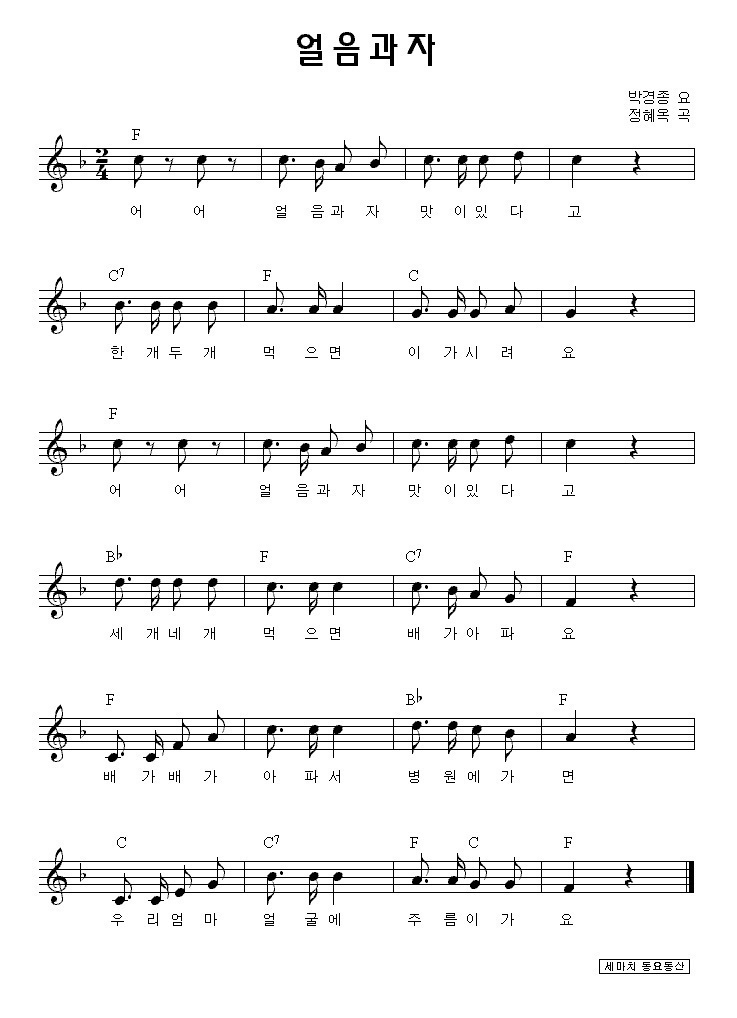
#> input picture resource/music.jpg, 737 x 1018 px
$ python -i modules.py   (imports and definitions only)
#> lines starting #> are read from the running program, lines starting #| are printed output that depends on the picture; after the words box and inside, x2 and y2 are one past the last pixel; in counts of white or black regions, pixels touching at a corner belong together
#> further down, picture is the input picture: shape (1018, 737, 3); min 0, max 255, mean 242.6
### functions.py
# functions.py
import cv2
import numpy as np


VERTICAL = True
HORIZONTAL = False


def threshold(image):
    image = cv2.cvtColor(image, cv2.COLOR_BGR2GRAY)
    ret, image = cv2.threshold(image, 127, 255, cv2.THRESH_BINARY_INV | cv2.THRESH_OTSU)
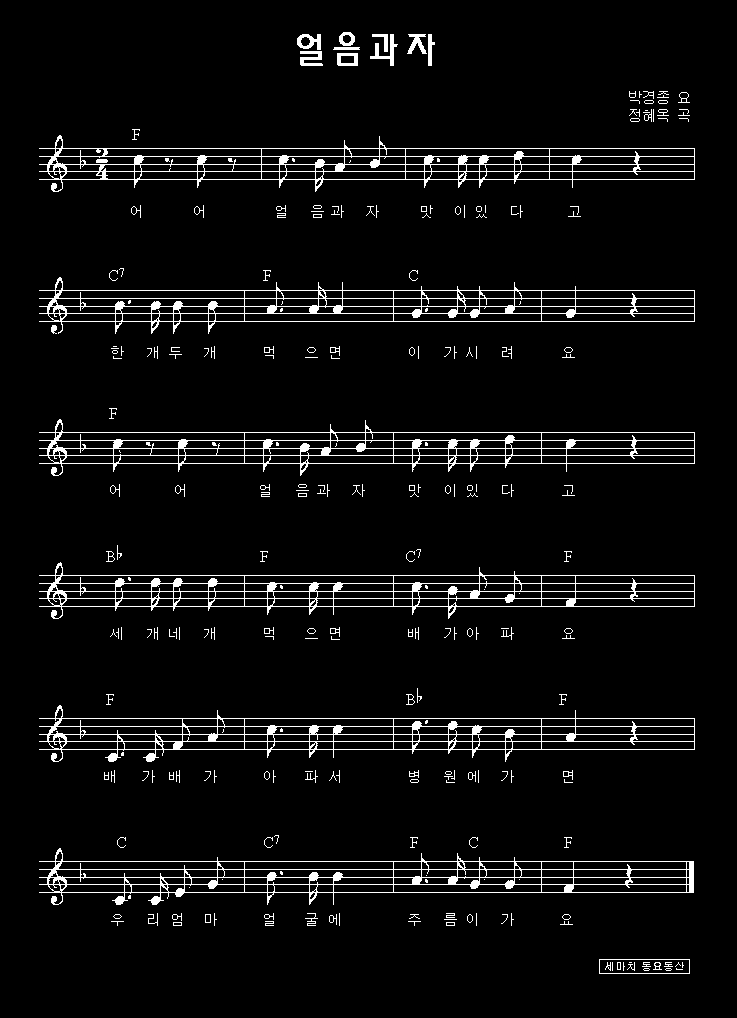
#> image: shape (1018, 737); 4.9% white in thin lines or dots, all inside (x1, y1, x2, y2) = (39, 32, 695, 974)
#> ret = 132
    return image


def weighted(value):
    standard = 10
    return int(value * (standard / 10))


# [4 lines left out: function closing, not called in this run]


def put_text(image, text, loc):
    font = cv2.FONT_HERSHEY_SIMPLEX
    cv2.putText(image, str(text), loc, font, 0.6, (255, 0, 0), 2)


def get_center(y, h):
    return (y + y + h) / 2


# [53 lines left out: functions get_line, stem_detection, count_rect_pixels, count_pixels_part, not called in this run]

'''
# functions.py
import cv2
import numpy as np


def threshold(image):
    image = cv2.cvtColor(image, cv2.COLOR_BGR2GRAY)
    ret, image = cv2.threshold(image, 0, 255, cv2.THRESH_BINARY_INV | cv2.THRESH_OTSU)
    return image


def closing(image):
    kernel = np.ones((weighted(7), weighted(7)), np.uint8)
    image = cv2.morphologyEx(image, cv2.MORPH_CLOSE, kernel)
    return image


def detect_objects(image):
    objects = []
    contours, hierarchy = cv2.findContours(image, cv2.RETR_LIST, cv2.CHAIN_APPROX_SIMPLE)
    for contour in contours:
        objects.append(cv2.boundingRect(contour))
    return objects


def put_text(image, text, loc):
    font = cv2.FONT_HERSHEY_SIMPLEX
    cv2.putText(image, str(text), loc, font, 0.5, (255, 0, 0), 2)


def get_center(y, h):
    return (y + y + h) / 2


def get_line(image, axis, axis_value, line, length):
    pixels = 0
    points = [(axis_value, x) for x in range(line[0], line[1])] if axis else [(x, axis_value) for x in range(line[0], line[1])]
    for point in points:
        pixels += (image[point[0]][point[1]] == 255)
        if image[point[0] + 1][point[1]] == 0:
            if pixels >= weighted(length):
                break
            else:
                pixels = 0
    if pixels < weighted(length):
        pixels = 0
    return point[1] if axis else point[0], pixels - 1


def count_rect_pixels(image, rect):
    x, y, w, h = rect
    pixels = 0
    for row in range(y, y + h):
        for col in range(x, x + w):
            pixels += (image[row][col] == 255)
    return pixels


def stem_detection(image, stats, length):
    x, y, w, h, area = stats
    stems = []
    for col in range(x, x + w):
        row_range = (y, y + h)
        row, pixels = get_line(image, False, col, row_range, length)
        if pixels > weighted(length):
            if len(stems) == 0 or abs(stems[-1][0] + stems[-1][2] - col) > 1:
                stems.append([col, row - pixels, 0, pixels])
            else:
                stems[-1][2] += 1
    return stems


def weighted(value):
    standard = 10
    return int(value * (standard / 10))

'''

### modules.py
# modules.py
import cv2
import numpy as np
import functions as fs
import recognition_modules as rs


# 1. 보표 영역 추출 및 그 외 노이즈 제거
# ======================================================================================================================
'''
0. 원본 이미지가 입력된다.
1. 이미지 이진화 후 윤곽선 검출을 통해 모든 객체들을 검출할 수 있다.
2. 이미지 전체 넓이의 50% 이상인 객체만을 걸러냄으로써 보표 영역을 추출할 수 있다.
3. 추출한 보표 영역만을 마스킹한 마스크 이미지를 준비한다.
4. 마스크 이미지를 이용해 원본 영상에서 보표 영역을 제외한 노이즈를 제거할 수 있다.
5. 노이즈가 제거된 이미지를 반환한다.
- 객체(obj) : [y 좌표, x 좌표, 넓이, 높이]
'''
# ======================================================================================================================
def remove_noise(image):
    image = fs.threshold(image)  # 이미지 이진화
    mask = np.zeros(image.shape, np.uint8)  # 보표 영역만 추출하기 위해 마스크 생성

    cnt, labels, stats, centroids = cv2.connectedComponentsWithStats(image)  # 레이블링
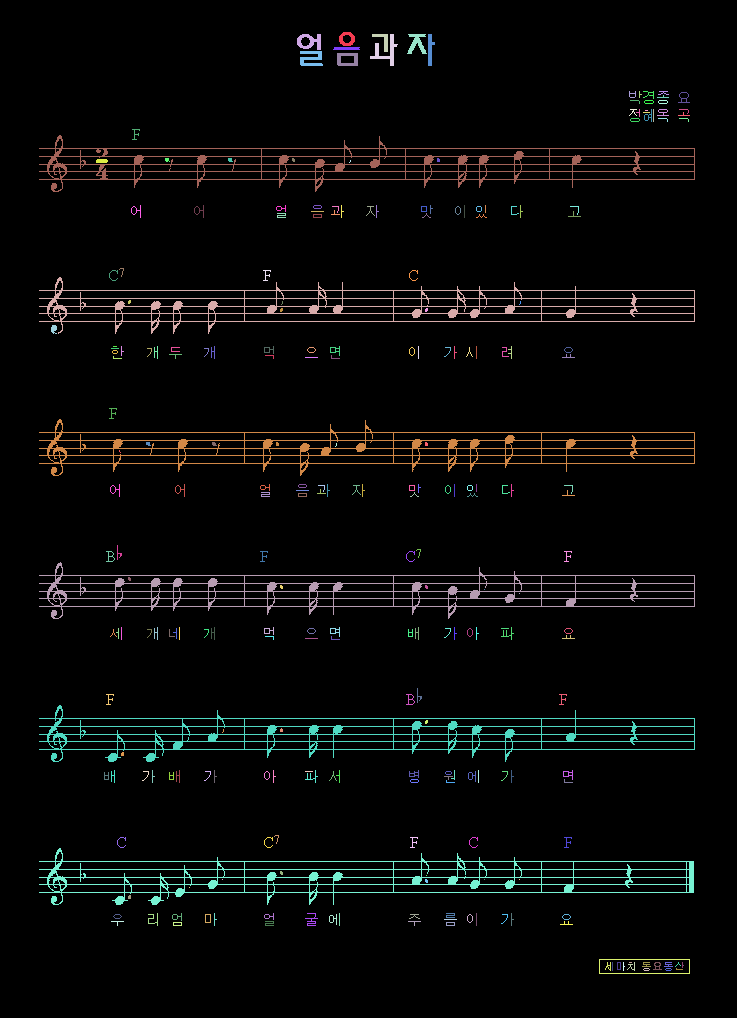
#> labels: shape (1018, 737) int32; 259 distinct labels, from 0 to 258; one colour per label, 0 black
#> cnt = 259; stats = 259 rows, first 6: [0, 0, 737, 1018, 713632], [339, 32, 16, 14, 133], [297, 34, 24, 16, 220], [372, 34, 16, 18, 108], [370, 34, 28, 32, 250], [407, 34, 20, 20, 197]; centroids = 259 pairs, first value 53.44 to 684.5, second value 38.59 to 969
    for i in range(1, cnt):
        x, y, w, h, area = stats[i]
        if w > image.shape[1] * 0.5:  # 보표 영역에만
            cv2.rectangle(mask, (x, y, w, h), (255, 0, 0), -1)  # 사각형 그리기
#> this loop made 258 passes
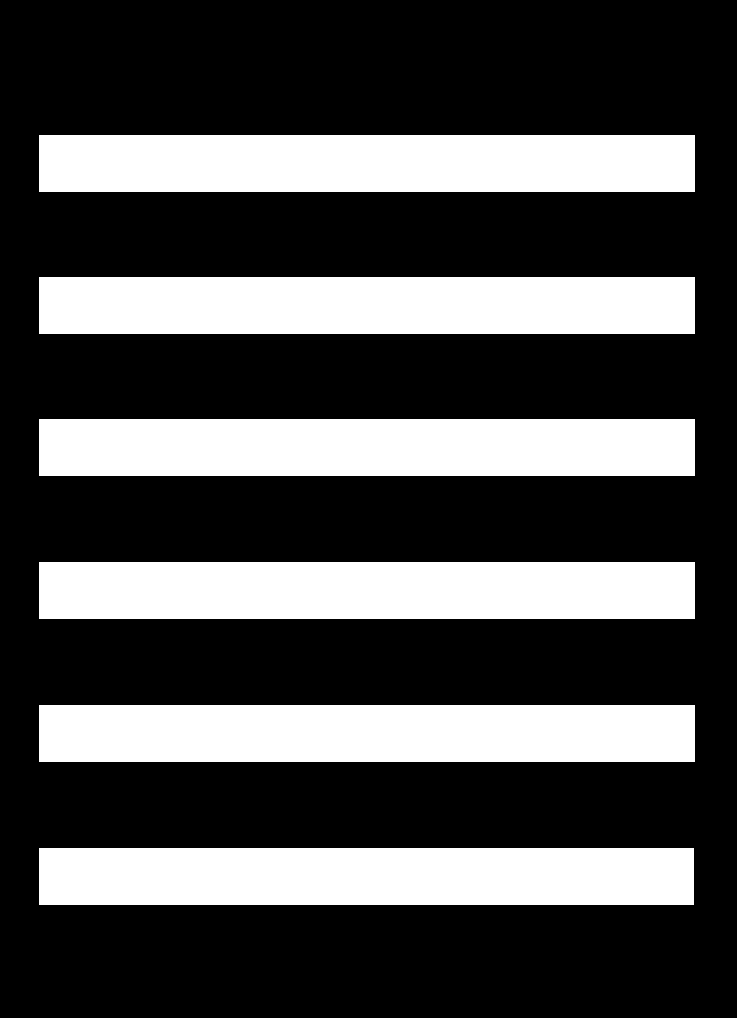
#> mask: shape (1018, 737); 29.9% white; 6 white regions, box (x1, y1, x2, y2) and area: (39, 135, 695, 192) 37392, (39, 277, 695, 334) 37392, (39, 419, 695, 476) 37392, (39, 562, 695, 619) 37392, (39, 705, 695, 762) 37392, (39, 848, 694, 905) 37335

    masked_image = cv2.bitwise_and(image, mask)  # 보표 영역 추출
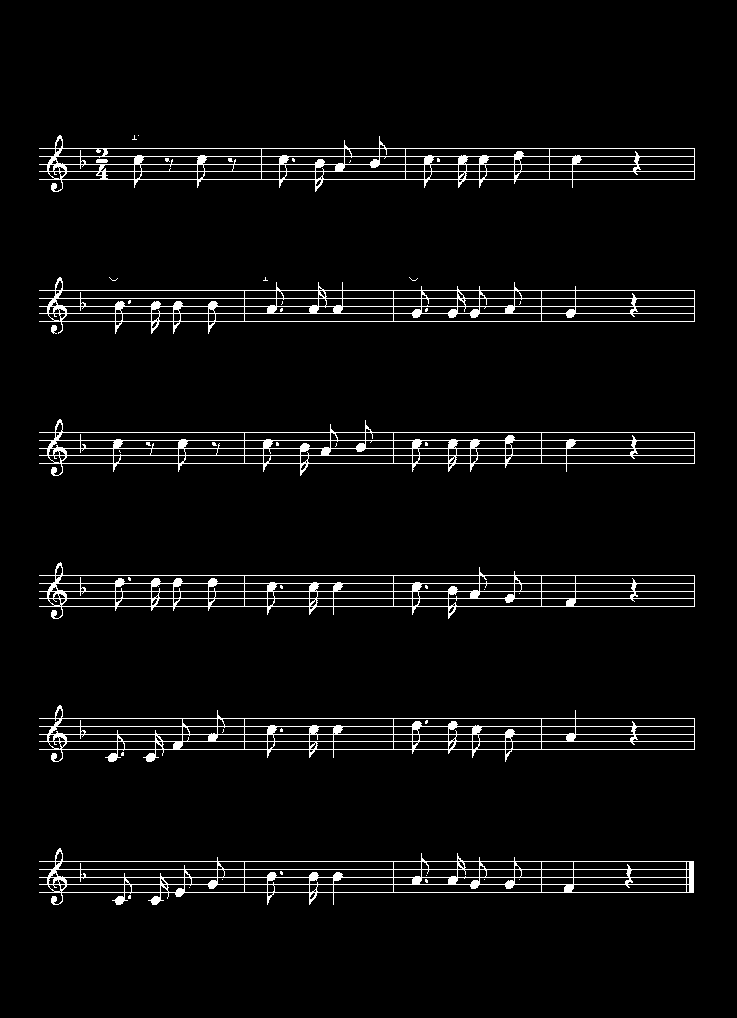
#> masked_image: shape (1018, 737); 4.1% white in thin lines or dots, all inside (x1, y1, x2, y2) = (39, 135, 695, 905)

    return masked_image


# 2. 오선 제거
# ======================================================================================================================
'''
0. 보표 영역을 제외한 노이즈가 제거된 이미지가 입력된다.
1. 보표와 마찬가지로 오선도 이미지 내에서 길게 존재한다.
2. 수평 히스토그램을 사용해 오선이 포함된 행을 검출할 수 있다.
3. 다른 객체들의 모양을 훼손하지 않기 위해 오선 위 아래로 픽셀의 존재 여부를 검사한다.
4. 위 아래로 픽셀이 존재하지 않으면 해당 좌표의 픽셀을 제거한다.
5. 오선이 제거된 이미지와 오선 y 좌표가 담긴 리스트를 반환한다.
- 오선 리스트(staves) : [y 좌표, y 좌표, y 좌표 ... ]
'''
# ======================================================================================================================
# [23 lines left out: function remove_staves, not called in this run]


# 3. 악보 이미지 정규화
# ======================================================================================================================
'''
0. 오선이 제거된 이미지와 오선 리스트, 칸 간격을 입력 받는다.
1. 작은 보표기준 5개의 오선이 존재하고 4개의 칸이 존재한다.
2. 존재하는 모든 칸의 높이를 구해 평균치를 낸다.
3. 칸의 평균 높이를 이용해 어떤 악보가 입력되던 항상 같은 오선 간격(칸)을 가지게 할 수 있다.
4. 이는 추후 탐색과정에서 이점으로 작용된다.
5. 정규화된 이미지와, 오선 y 좌표 리스트를 반환한다.
- 오선 리스트(staves) : [y 좌표, y 좌표, y 좌표 ... ]
'''
# ======================================================================================================================
# [20 lines left out: function normalization, not called in this run]


# 4. 객체 검출 과정
# ======================================================================================================================
'''
0. 정규화된 이미지, 오선 리스트를 입력받는다.
1. 윤곽선 검출을 통해 이미지에 존재하는 모든 객체들을 검출할 수 있다.
2. 악보에 존재할 수 있는 구성요소들의 조건을 이용해 객체를 걸러 준다.
3. 거르는 과정에서 해당 구성요소가 몇 번째 보표에 속해있는지 탐색한다.
4. 추출된 객체만 남은 이미지와, 구성요소 리스트를 반환한다.
- 객체(obj) : [y 좌표, x 좌표, 넓이, 높이]
- 구성요소 리스트(components) : [[보표 번호, [객체]], [보표 번호, [객체]], [보표 번호, [객체]] ... ]
'''
# ======================================================================================================================
# [19 lines left out: function object_detection, not called in this run]


# 5. 객체 분석 과정
# ======================================================================================================================
'''
0. 객체가 검출된 이미지와 구성요소 리스트를 입력받는다.
1. 객체를 인식하기 이전에 악보의 구성요소들이 가지고 있는 특징점들을 추출한다.
2. 음표는 직선(stem)이 있을 수 있고 직선이 있다면 방향이 2가지 존재한다.
3. 직선은 수직 히스토그램을 통해 추출할 수 있다.
4. 직선이 얼마나 빨리 탐색되냐에 따라 음표의 방향을 알 수 있다.
5. 해당 특징점들을 미리 추출해 추후 인식 과정에 사용할 수 있다.
6. 직선 리스트와 음표 방향이 추가된 객체 리스트를 반환한다.
- 직선(stem) : [x 좌표, y 좌표, 넓이, 높이]
- 직선 리스트(stems) : [직선, 직선, 직선 ... ]
- 구성요소 리스트(components) : [[보표 번호, [객체], [직선 리스트], [음표 방향]] ... ]
'''
# ======================================================================================================================
# [14 lines left out: function object_analysis, not called in this run]


# 6. 객체 인식 과정
# ======================================================================================================================
'''
0. 이미지와 오선 리스트, 구성요소 리스트를 입력받는다.
1. 모든 객체를 인식 알고리즘을 통해 조표, 음표, 쉼표, 기타로 분류한다.
2. 음표로 분류된다면 오선의 좌표와 음표 머리의 좌표를 통해 음의 높낮이를 알 수 있다.
- 구성요소 리스트(components) : [[보표 번호, [객체], [직선 리스트], [음표 방향]] ... ]
'''
# ======================================================================================================================
# [42 lines left out: function recognition, not called in this run]

>>> import cv2
>>> picture = cv2.imread('resource/music.jpg')
>>> result = remove_noise(picture)
